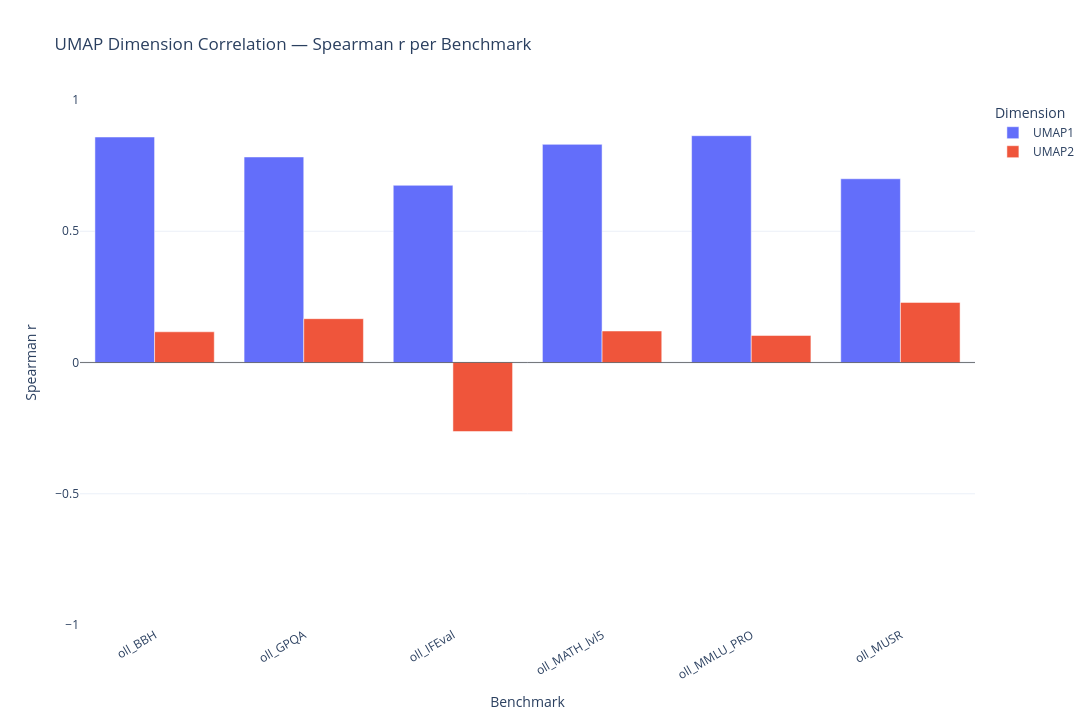
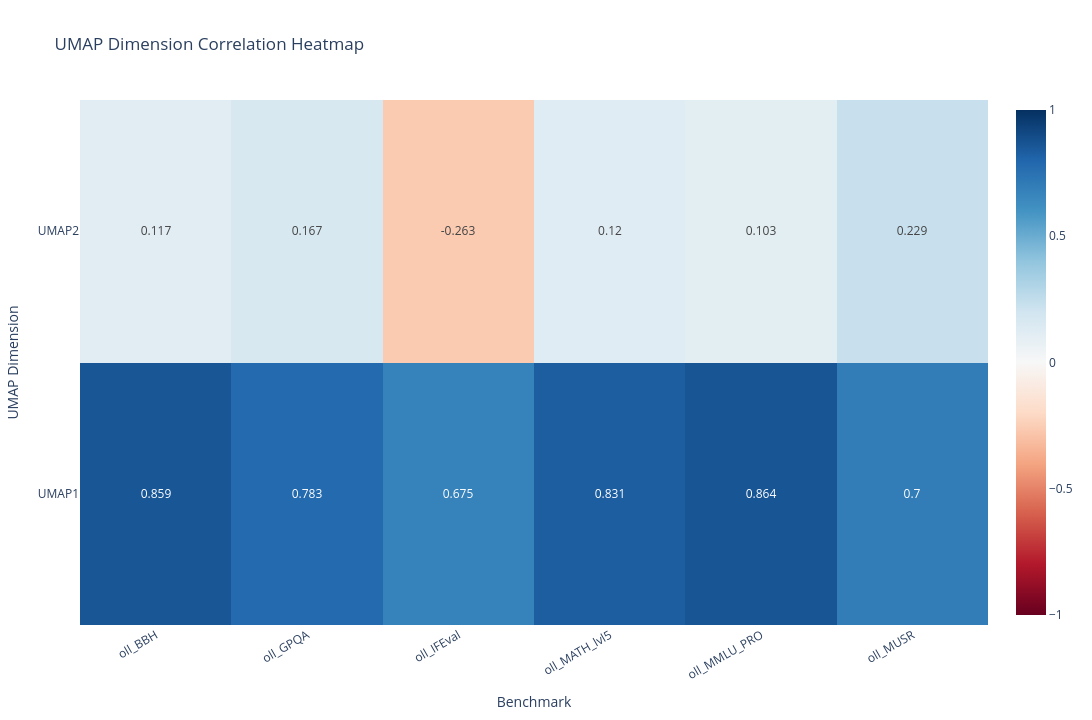

Notebook cell for these charts, in order:
### Markdown cell above
## 1d. UMAP — Benchmark Correlation with Dimensions

UMAP is nonlinear so there are no true loadings. Instead: Spearman correlation of each benchmark with UMAP1/UMAP2. Analogous read to 1b — shows which benchmarks align with each axis, but correlation not causation.

### Code cell
from scipy.stats import spearmanr

# df_umap and embedding must exist — run 1c first
corr_rows = []
for bench in PRIMARY_BENCHMARKS:
    vals = df_umap[bench].values
    mask = ~np.isnan(vals)
    r1, _ = spearmanr(vals[mask], df_umap["UMAP1"].values[mask])
    r2, _ = spearmanr(vals[mask], df_umap["UMAP2"].values[mask])
    corr_rows.append({"Benchmark": bench, "UMAP1": round(r1, 3), "UMAP2": round(r2, 3)})

df_corr = pd.DataFrame(corr_rows)
df_corr_melt = df_corr.melt(id_vars="Benchmark", var_name="Dimension", value_name="Spearman r")

# ── Grouped bar ───────────────────────────────────────────────────────────────
fig_ucorr = px.bar(
    df_corr_melt,
    x="Benchmark", y="Spearman r", color="Dimension",
    barmode="group",
    title="UMAP Dimension Correlation — Spearman r per Benchmark",
    template="plotly_white",
    width=1280, height=720,
)
fig_ucorr.add_hline(y=0, line_color="black", line_width=0.5)
fig_ucorr.update_layout(xaxis_tickangle=-30, yaxis_range=[-1, 1])
fig_ucorr.show()

# ── Heatmap ───────────────────────────────────────────────────────────────────
fig_ucorr_heat = go.Figure(go.Heatmap(
    z=df_corr[["UMAP1", "UMAP2"]].values.T,
    x=df_corr["Benchmark"].tolist(),
    y=["UMAP1", "UMAP2"],
    colorscale="RdBu",
    zmid=0, zmin=-1, zmax=1,
    text=df_corr[["UMAP1", "UMAP2"]].values.T,
    texttemplate="%{text}",
    hovertemplate="Benchmark: %{x}<br>Dimension: %{y}<br>Spearman r: %{z:.3f}<extra></extra>",
))
fig_ucorr_heat.update_layout(
    title="UMAP Dimension Correlation Heatmap",
    xaxis_title="Benchmark",
    yaxis_title="UMAP Dimension",
    template="plotly_white",
    xaxis_tickangle=-30,
    width=1280, height=720,
)
fig_ucorr_heat.show()

### Figure 1 — Plotly figure (JSON) as saved in the notebook; plotly's stock layout.template omitted (floating-point values rounded to 4 significant figures)
{"data": [{"alignmentgroup": "True", "hovertemplate": "Dimension=UMAP1<br>Benchmark=%{x}<br>Spearman r=%{y}<extra></extra>", "legendgroup": "UMAP1", "marker": {"color": "#636efa", "pattern": {"shape": ""}}, "name": "UMAP1", "offsetgroup": "UMAP1", "orientation": "v", "showlegend": true, "textposition": "auto", "type": "bar", "x": ["oll_BBH", "oll_GPQA", "oll_IFEval", "oll_MATH_lvl5", "oll_MMLU_PRO", "oll_MUSR"], "xaxis": "x", "y": [0.859, 0.783, 0.675, 0.831, 0.864, 0.7], "yaxis": "y"}, {"alignmentgroup": "True", "hovertemplate": "Dimension=UMAP2<br>Benchmark=%{x}<br>Spearman r=%{y}<extra></extra>", "legendgroup": "UMAP2", "marker": {"color": "#EF553B", "pattern": {"shape": ""}}, "name": "UMAP2", "offsetgroup": "UMAP2", "orientation": "v", "showlegend": true, "textposition": "auto", "type": "bar", "x": ["oll_BBH", "oll_GPQA", "oll_IFEval", "oll_MATH_lvl5", "oll_MMLU_PRO", "oll_MUSR"], "xaxis": "x", "y": [0.117, 0.167, -0.263, 0.12, 0.103, 0.229], "yaxis": "y"}], "layout": {"barmode": "group", "height": 720, "legend": {"title": {"text": "Dimension"}, "tracegroupgap": 0}, "shapes": [{"line": {"color": "black", "width": 0.5}, "type": "line", "x0": 0, "x1": 1, "xref": "x domain", "y0": 0, "y1": 0, "yref": "y"}], "title": {"text": "UMAP Dimension Correlation — Spearman r per Benchmark"}, "width": 1280, "xaxis": {"anchor": "y", "domain": [0, 1], "tickangle": -30, "title": {"text": "Benchmark"}}, "yaxis": {"anchor": "x", "domain": [0, 1], "range": [-1, 1], "title": {"text": "Spearman r"}}}}

### Figure 2 — Plotly figure (JSON) as saved in the notebook; plotly's stock layout.template omitted (floating-point values rounded to 4 significant figures)
{"data": [{"colorscale": [[0, "rgb(103,0,31)"], [0.1, "rgb(178,24,43)"], [0.2, "rgb(214,96,77)"], [0.3, "rgb(244,165,130)"], [0.4, "rgb(253,219,199)"], [0.5, "rgb(247,247,247)"], [0.6, "rgb(209,229,240)"], [0.7, "rgb(146,197,222)"], [0.8, "rgb(67,147,195)"], [0.9, "rgb(33,102,172)"], [1, "rgb(5,48,97)"]], "hovertemplate": "Benchmark: %{x}<br>Dimension: %{y}<br>Spearman r: %{z:.3f}<extra></extra>", "text": [[0.859, 0.783, 0.675, 0.831, 0.864, 0.7], [0.117, 0.167, -0.263, 0.12, 0.103, 0.229]], "texttemplate": "%{text}", "type": "heatmap", "x": ["oll_BBH", "oll_GPQA", "oll_IFEval", "oll_MATH_lvl5", "oll_MMLU_PRO", "oll_MUSR"], "y": ["UMAP1", "UMAP2"], "z": [[0.859, 0.783, 0.675, 0.831, 0.864, 0.7], [0.117, 0.167, -0.263, 0.12, 0.103, 0.229]], "zmax": 1, "zmid": 0, "zmin": -1}], "layout": {"height": 720, "title": {"text": "UMAP Dimension Correlation Heatmap"}, "width": 1280, "xaxis": {"tickangle": -30, "title": {"text": "Benchmark"}}, "yaxis": {"title": {"text": "UMAP Dimension"}}}}
